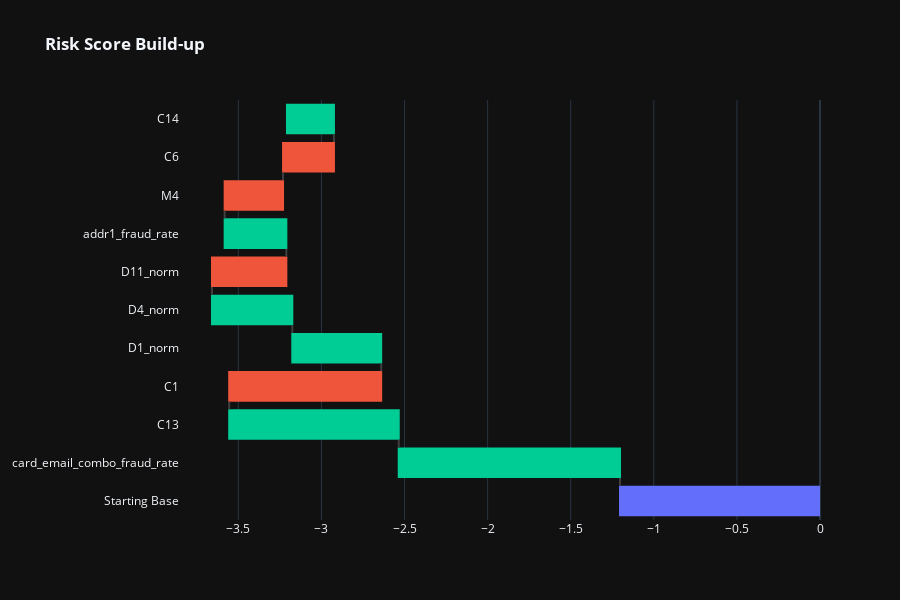

Notebook code for this chart:
### Code cell
# 1. Extract the bias from the last column of your matrix for row 0
row_index = 0
bias = float(shap_matrix[row_index][-1])

# 2. Get your processed Top 10 list for row 0
data_to_plot = batch_explanations[row_index]

# 3. Show the chart
fig = notebook_shap_waterfall(data_to_plot, bias)
fig.show()

### Figure 1 — Plotly figure (JSON) as saved in the notebook; plotly's stock layout.template omitted (floating-point values rounded to 4 significant figures)
{"data": [{"connector": {"line": {"color": "rgb(63, 63, 63)"}}, "decreasing": {"marker": {"color": "#00CC96"}}, "increasing": {"marker": {"color": "#EF553B"}}, "measure": ["absolute", "relative", "relative", "relative", "relative", "relative", "relative", "relative", "relative", "relative", "relative"], "orientation": "h", "totals": {"marker": {"color": "#636EFA"}}, "type": "waterfall", "x": [-1.203, -1.331, -1.02, 0.9145, -0.5348, -0.4831, 0.4473, -0.3711, 0.3513, 0.3063, -0.2826], "y": ["Starting Base", "card_email_combo_fraud_rate", "C13", "C1", "D1_norm", "D4_norm", "D11_norm", "addr1_fraud_rate", "M4", "C6", "C14"]}], "layout": {"height": 600, "showlegend": false, "title": {"text": "<b>Risk Score Build-up</b>"}}}
